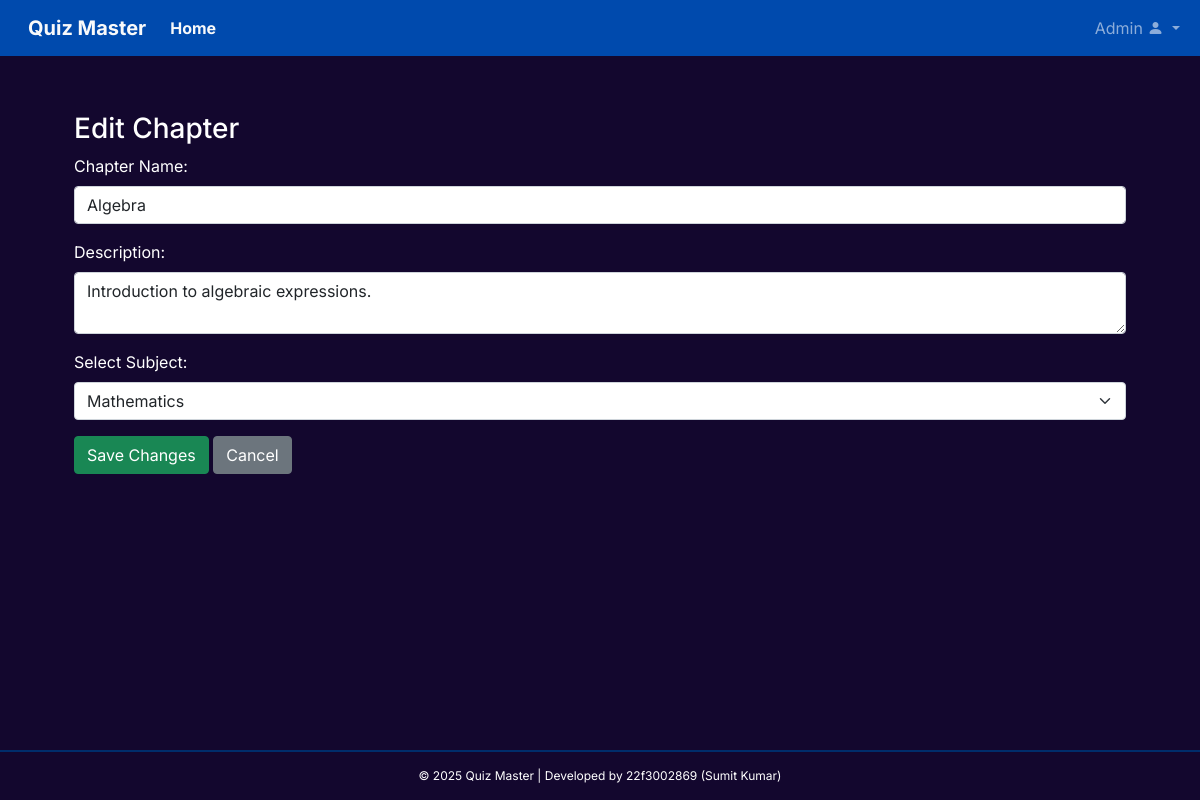
Screenshot of /admin/chapters/edit/1 (signed in) with the database file from the repository.
### models/model.py (models this page shows)
class Chapter(db.Model):
    __tablename__ = "chapters"
    id = db.Column(db.Integer, primary_key=True, autoincrement=True)
    name = db.Column(db.String, nullable=False)
    description = db.Column(db.String)
    subject_id = db.Column(db.Integer, db.ForeignKey("subjects.id", ondelete="CASCADE"), nullable=False)
    subject = db.relationship("Subject", back_populates="chapters")
    quizzes = db.relationship(
        "Quiz",
        back_populates="chapter",
        cascade="all, delete-orphan",
        passive_deletes=True
    )

class Subject(db.Model):
    __tablename__ = "subjects"
    id = db.Column(db.Integer, primary_key=True, autoincrement=True)
    name = db.Column(db.String, unique=True, nullable=False)
    description = db.Column(db.String)
    chapters = db.relationship("Chapter", back_populates="subject", cascade="all, delete-orphan", passive_deletes=True)
    quizzes = db.relationship("Quiz", back_populates="subject", cascade="all, delete-orphan", passive_deletes=True)

### controllers/admin.py (the view, shortened to what this page needs)
@app.route("/admin/chapters/edit/<int:chapter_id>", methods=["GET", "POST"])
@login_required
@admin_required
def edit_chapter(chapter_id):
    chapter = Chapter.query.get_or_404(chapter_id)
    subjects = Subject.query.all()
    return render_template("admin/edit_chapter.html", chapter=chapter, subjects=subjects)

### app.py (called while the page is built)
@login_manager.user_loader
def load_user(user_id):
    admin = Admin.query.get(int(user_id))
    if admin:
        return admin  # ✅ If it's an admin, return admin
    return User.query.get(int(user_id))  # ✅ Otherwise, return user

### controllers/admin.py (called while the page is built)
def admin_required(f):
    @wraps(f)
    def decorated_function(*args, **kwargs):
        if not current_user.is_authenticated or session.get("role") != "admin":
            flash("Unauthorized Access!", "danger")
            return redirect(url_for("admin_login"))
        return f(*args, **kwargs)
    return decorated_function

@app.before_request
def restrict_admin_routes():
    if request.endpoint == "admin_login":
        return  # Allow access to admin login page
    if request.endpoint and request.endpoint.startswith("admin_"):
        if not current_user.is_authenticated or session.get("role") != "admin":
            flash("Unauthorized Access!", "danger")
            return redirect(url_for("admin_login"))

### controllers/user.py (called while the page is built)
@app.before_request
def restrict_user_routes():
    if request.endpoint in ["user.loginUser", "admin_login"]:
        return
    if request.endpoint and request.endpoint.startswith("user_"):
        if not current_user.is_authenticated or session.get("role") != "user":
            flash("Unauthorized Access!", "danger")
            return redirect(url_for("user.loginUser"))

### models/model.py (called while the page is built)
    @property
    def is_admin(self):
        return True  # Always True for Admin users

### templates/admin/edit_chapter.html
{% extends "dashboard/basedashboard.html" %}
{% block content %}
<div class="container mt-5">
    <h3>Edit Chapter</h3>
    <form method="POST">
        <div class="mb-3">
            <label for="name" class="form-label">Chapter Name:</label>
            <input type="text" id="name" name="name" class="form-control" value="{{ chapter.name }}" required>
        </div>
        <div class="mb-3">
            <label for="description" class="form-label">Description:</label>
            <textarea id="description" name="description" class="form-control">{{ chapter.description }}</textarea>
        </div>
        <div class="mb-3">
            <label for="subject_id" class="form-label">Select Subject:</label>
            <select id="subject_id" name="subject_id" class="form-select">
                {% for subject in subjects %}
                    <option value="{{ subject.id }}" {% if subject.id == chapter.subject_id %}selected{% endif %}>
                        {{ subject.name }}
                    </option>
                {% endfor %}
            </select>
        </div>
        <button type="submit" class="btn btn-success">Save Changes</button>
        <a href="{{ url_for('admin_dashboard') }}" class="btn btn-secondary">Cancel</a>
    </form>
</div>
{% endblock %}

### static/css/dashboardstyle.css (style rules this page uses)
body, button { font-family: "Inter", sans-serif; }
:root { --offcanvas-width: 270px; --topNavbarHeight: 56px; }
@media (min-width: 992px) { body { overflow: auto !important; } }

### rows the page displays
Chapter: name "Algebra", description "Introduction to algebraic expressions.", subject_id "Mathematics"
